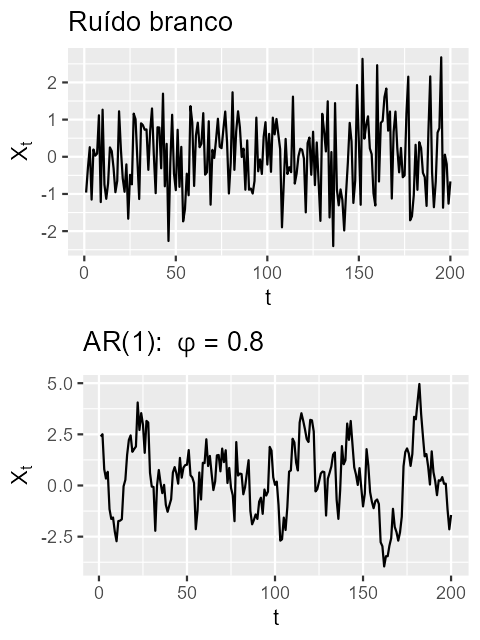

R code for this plot:
# ============================================================
# Aula 01 — Slide 04
# Dependência Temporal entre Observações
# Saída final: slides/01-04.png (concatenação vertical)
# ============================================================

source("slides/utils.R")

set.seed(3)

T <- 200
t <- 1:T

# --- Série 1: ruído branco (sem dependência temporal) ---
x_wn <- rnorm(T, mean = 0, sd = 1)
x_wn_ts <- ts(x_wn, start = 1, frequency = 1)

p1 <- forecast::autoplot(x_wn_ts) +
  ggplot2::labs(
    title = "Ruído branco",
    x = "t",
    y = expression(X[t])
  )

# --- Série 2: AR(1) (com dependência temporal) ---
phi <- 0.8
x_ar1 <- as.numeric(arima.sim(model = list(ar = phi), n = T))
x_ar1_ts <- ts(x_ar1, start = 1, frequency = 1)

p2 <- forecast::autoplot(x_ar1_ts) +
  ggplot2::labs(
    title = bquote("AR(1): " ~ phi == .(phi)),
    x = "t",
    y = expression(X[t])
  )

# Salva subfiguras (metade da altura cada)
har_ggsave_px(
  file = har_slide_file(1, 4, "a"),
  plot = p1,
  width_px  = TSED_WIDTH,
  height_px = TSED_HEIGHT
)

har_ggsave_px(
  file = har_slide_file(1, 4, "b"),
  plot = p2,
  width_px  = TSED_WIDTH,
  height_px = TSED_HEIGHT
)

# Concatena verticalmente no arquivo final do slide
har_concat_png(
  out_file = har_slide_file(1, 4),
  files = c(
    har_slide_file(1, 4, "a"),
    har_slide_file(1, 4, "b")
  )
)
